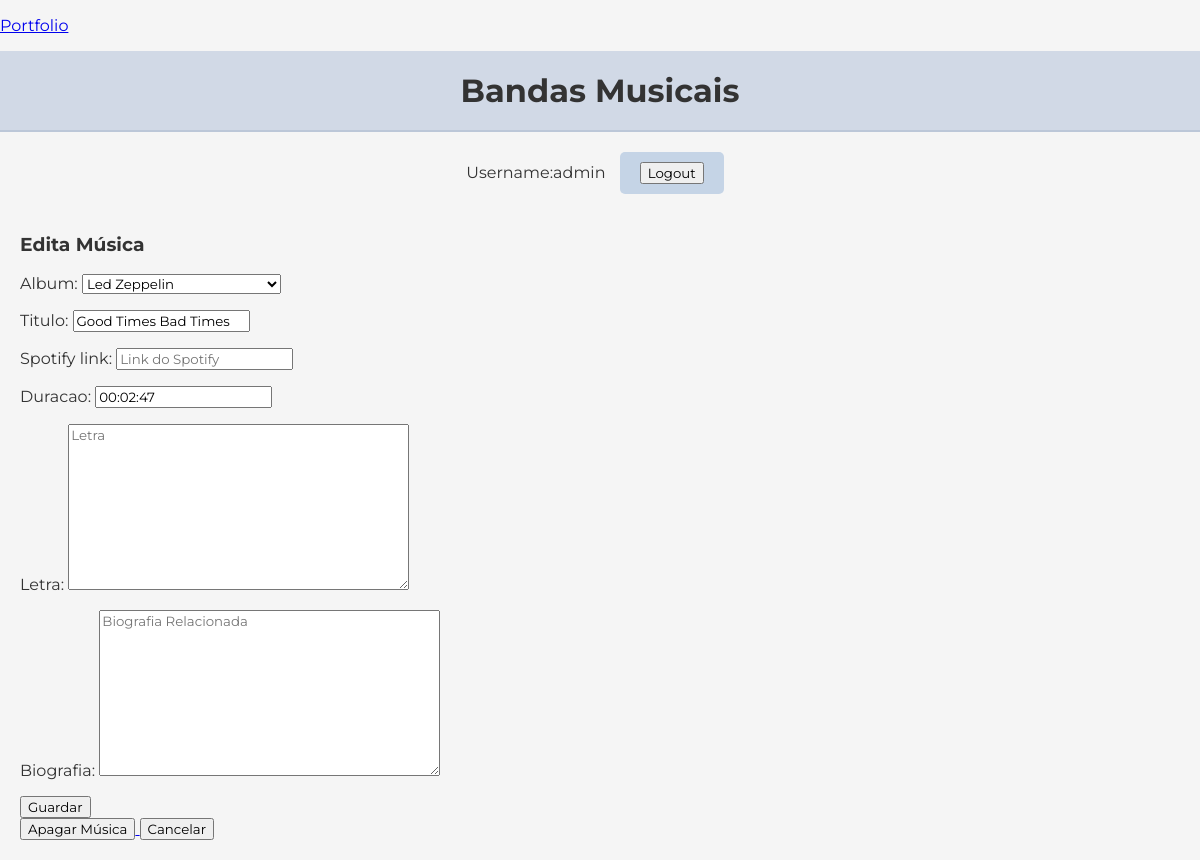
The page /bandas/edita_musica/309 (signed in) on the database its author committed.
### bandas/models.py (models this page shows, shortened)
class Musica(models.Model):
    album = models.ForeignKey(Album, on_delete=models.CASCADE)
    titulo = models.CharField(max_length=255)
    data = models.DateField(auto_now_add=True)
    spotify_link = models.URLField(blank=True)
    duracao = models.DurationField()
    letra = models.TextField(default='', null=True, blank=True)
    biografia = models.TextField(default='', null=True, blank=True)

class Album(models.Model):
    banda = models.ForeignKey(Banda, on_delete=models.CASCADE)
    titulo = models.CharField(max_length=100)
    capa = models.ImageField(upload_to="bandas", null=True, blank=True, default=None)
    ano_lancamento = models.IntegerField(default=None)
    def __str__(self):
        return self.titulo

### bandas/views.py (the view)
# urls.py: path('edita_musica/<int:musica_id>', views.edita_musica_view, name="edita_musica"),
@login_required
def edita_musica_view(request, musica_id):
    musica = Musica.objects.get(id=musica_id)
    if request.method == 'POST':
        form = MusicaForm(request.POST, instance=musica)
        if form.is_valid():
            form.save()
            return redirect('bandas:musicas')
    else:
        form = MusicaForm(instance=musica)
    context = {'form': form, 'musica': musica}
    return render(request, 'bandas/edita_musica.html', context)

### bandas/forms.py
class MusicaForm(forms.ModelForm):
    class Meta:
        model = Musica
        fields = '__all__'
        widgets = {
            'titulo': forms.TextInput(attrs={'placeholder': 'Título da Música', 'title': 'Insira o título da música.'}),
            'data': forms.DateInput(attrs={'placeholder': 'Data de Lançamento', 'title': 'Insira a data de lançamento da música.'}),
            'spotify_link': forms.URLInput(attrs={'placeholder': 'Link do Spotify', 'title': 'Insira o link do Spotify da música (se disponível).'}),
            'duracao': forms.TextInput(attrs={'placeholder': 'Duração', 'title': 'Insira a duração da música.'}),
            'letra': forms.Textarea(attrs={'placeholder': 'Letra', 'title': 'Insira a letra da música (se disponível).'}),
            'biografia': forms.Textarea(attrs={'placeholder': 'Biografia Relacionada', 'title': 'Insira uma breve biografia relacionada à música (se disponível).'}),
        }

### bandas/templates/bandas/edita_musica.html (shortened to what this page needs)
{% extends 'bandas/layout.html' %}
{% block content %}
    <h3>Edita Música</h3>
    <form action="{% url 'bandas:edita_musica' musica.id %}" method="post" enctype="multipart/form-data">
        {{ form.as_p }}
        <button type="submit">Guardar</button>
    </form>
    {% if user.is_authenticated %}
        <a href="{% url 'bandas:apaga_musica' musica.id %}">
            <button>Apagar Música</button>
        </a>
    {% endif %}
    <button type="button" onclick="window.history.back()">Cancelar</button>
{% endblock %}

### bandas/templates/bandas/layout.html (shortened to what this page needs)
<!DOCTYPE html>
<html>
<head>
    {% load static %}
        <p><a href="/"  target="_blank">Portfolio</a></p>
    <link rel="stylesheet" href="{% static 'bandas/estilos.css' %}">
</head>
<body>
    <header>
        <h1>Bandas Musicais</h1>
    </header>
    <nav>
        {% if request.user.is_authenticated %}
            Username:{{request.user.username}}
            <a href="{% url 'autenticacao:logout' %}"><button>Logout</button></a>
        {% else %}
            <a href="{% url 'autenticacao:login' %}"><button>Login</button></a>
        {% endif %}
    </nav>
    <main>
        {% block content %}
        {% endblock %}
    </main>
</body>
</html>

### bandas/static/bandas/estilos.css (style rules this page uses)
* { font-family: 'Montserrat', sans-serif; }
body { margin: 0; padding: 0; background-color: #f5f5f5; color: #333; }
header { background-color: #d1d9e6; color: #333; padding: 20px; text-align: center; border-bottom: 2px solid #bcc7d8; }
header h1 { margin: 0; }
nav { text-align: center; margin-top: 20px; }
nav a { color: #333; text-decoration: none; padding: 10px 20px; background-color: #c5d4e6; border-radius: 5px; margin: 0 10px; transition: background-color 0.3s ease, color 0.3s ease; position: relative; display: inline-flex; align-items: center; }
nav a:link { color: #333; }
nav a::before, nav a::after { content: ''; position: absolute; width: 0%; height: 2px; background-color: #fff; transition: width 0.3s ease; }
nav a::before { top: 0; left: 50%; }
nav a::after { bottom: 0; right: 50%; }
main { padding: 20px; }
input[type="text"], input[type="number"], input[type="date"], input[type="url"], textarea { position: relative; }

### rows shown on the page
Musica: album "Led Zeppelin", duracao "00:02:47"
Album: titulo "Good Times Bad Times"

### other values the page prints
{{ request.user.username }} "admin"
